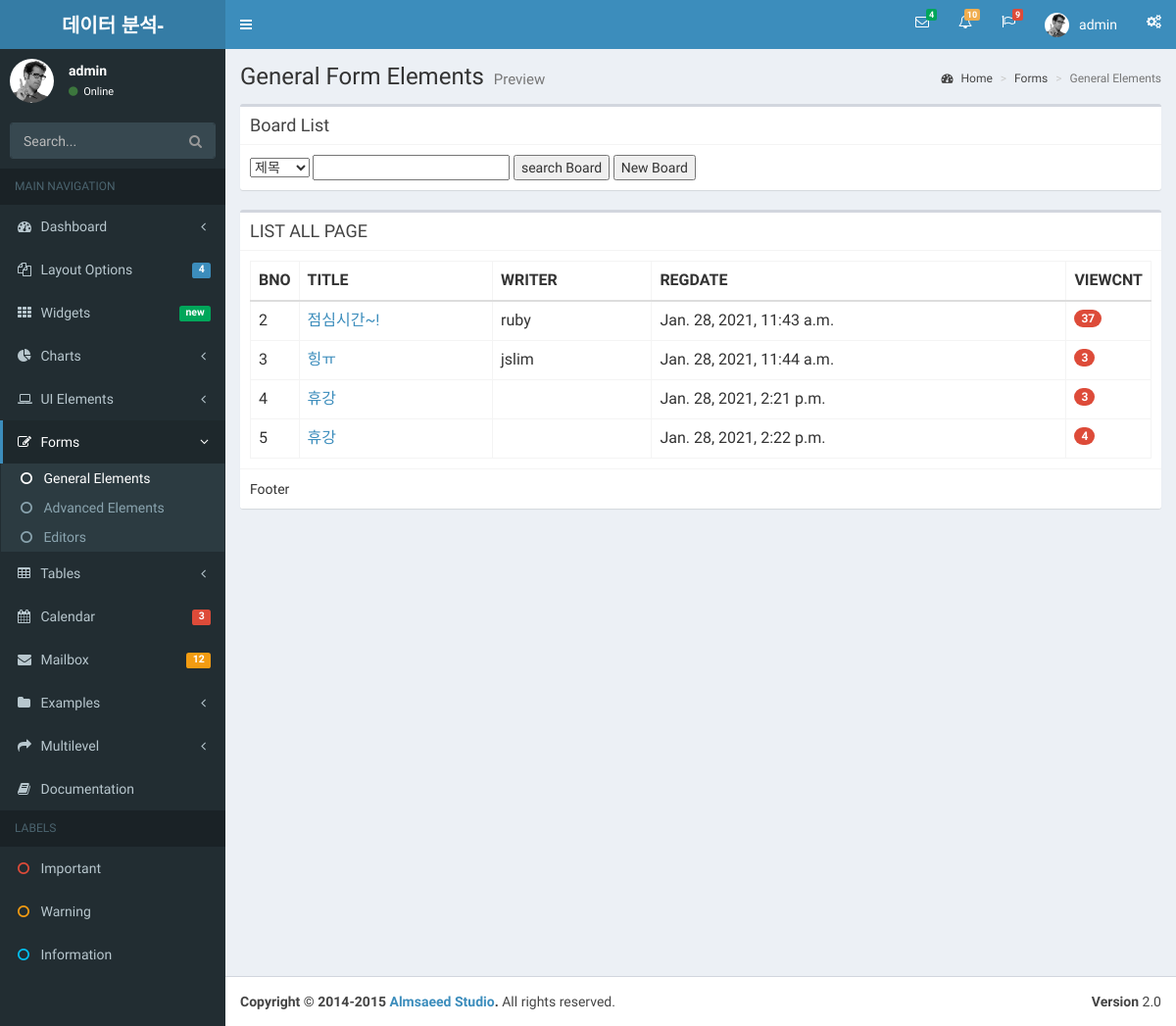
/bbs/bbs_list/ (signed in), run on an earlier commit of the app's database.
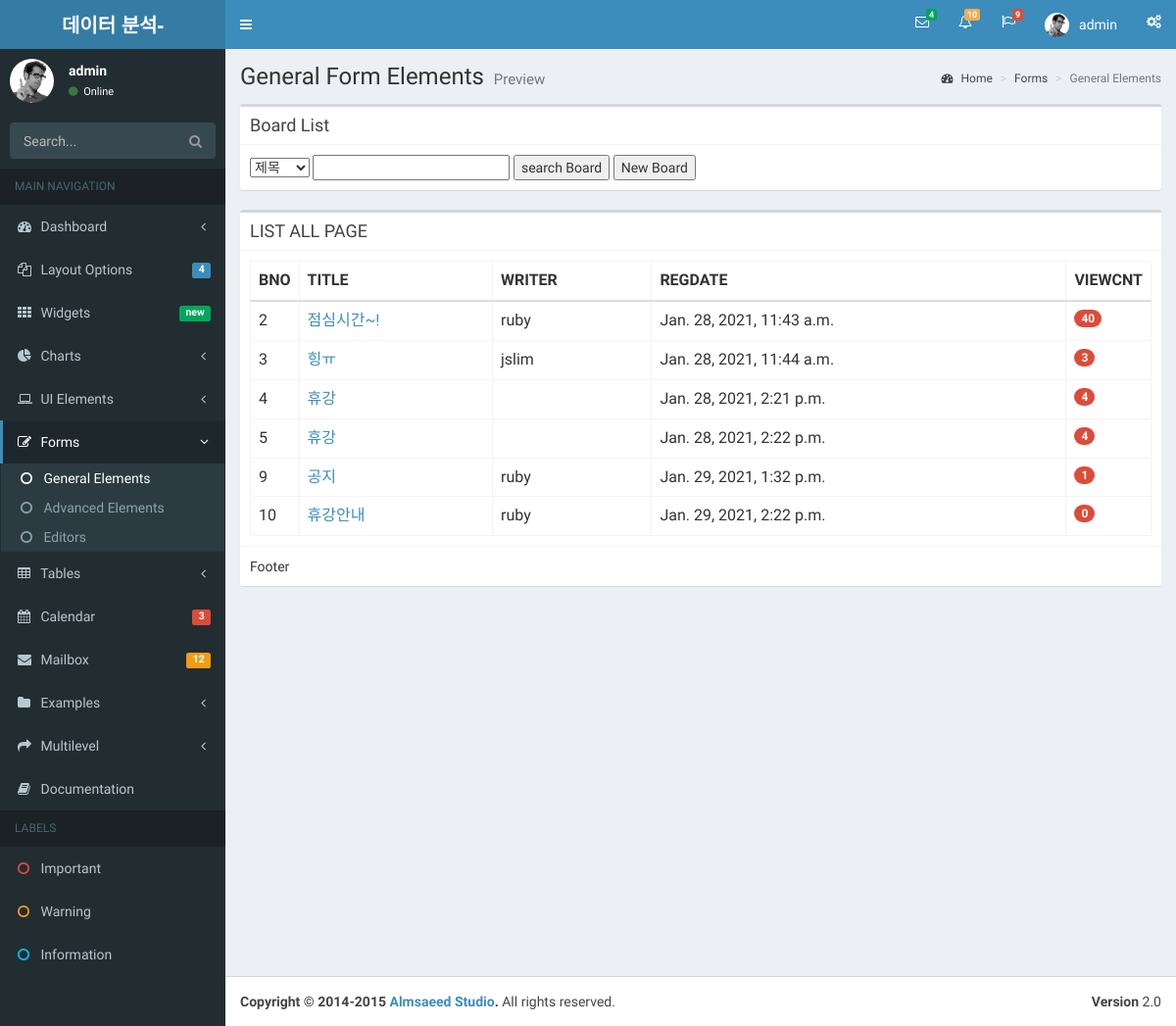
And on a later commit of the database.
### bbsApp/models.py (models this page shows)
class Bbs(models.Model) :
    title   = models.CharField(max_length=100)
    writer  = models.CharField(max_length=100)
    content = models.TextField()
    regdate = models.DateTimeField(default=timezone.now)
    viewcnt = models.IntegerField(default=0)
    def __str__(self):
        return self.title+" , "+self.writer

### bbsApp/views.py (the view)
# urls.py: path('bbs_list/',           views.bbs_list,         name='bbs_list'),
def bbs_list(request) :
    boards = Bbs.objects.all()
    print('bbs_list request - ', type(boards), boards)
    context = {'boards' : boards,
               'name'   : request.session['user_name'],
               'id'     : request.session['user_id']}
    return render(request, 'list.html', context)

### bbsApp/templates/list.html (shortened to what this page needs)
{% include 'header.html' %}
{% block content %}
<section class="content">
	<div class="row">
		<div class="col-md-12">
			<div class='box'>
				<div class="box-header with-border">
					<h3 class="box-title">Board List</h3>
				</div>
				<div class='box-body'>
					<select id="searchType">
						<option value="title">제목</option>
					</select>
					<input type="text" id="searchKeyword">
					<button id="searchBtn">search Board</button>
					<button id='newBtn'>New Board</button>
				</div>
			</div>
          <div class="box">
				<div class="box-header with-border">
					<h3 class="box-title">LIST ALL PAGE</h3>
				</div>
				<div class="box-body">
{% if boards %}
<table class="table table-bordered">
	<tr>
		<th style="width: 10px">BNO</th>
		<th>TITLE</th>
		<th>WRITER</th>
		<th>REGDATE</th>
		<th style="width: 40px">VIEWCNT</th>
	</tr>
	<tbody id="tbody">
	{% for board in boards %}
	<tr>
		<td>{{board.id}}</td>
		<td><a href="{% url 'bbs_read' id=board.id %}">{{board.title}}</a></td>
		<td>{{board.writer}}</td>
		<td>{{board.regdate}}</td>
		<td><span class="badge bg-red">{{board.viewcnt}}</span></td>
	</tr>
    {% endfor %}
	</tbody>
</table>
{% else %}
					<p>데이터가 존재하지 않습니다.</p>
{% endif %}
				</div>
				<div class="box-footer">Footer</div>
			</div>
		</div>
	</div>
</section>
</div>
{% endblock %}
{% include 'footer.html' %}

### web/templates/header.html (shortened to what this page needs)
{% load static %}
<html>
  <head>
    <link href="{% static '/resources/bootstrap/css/bootstrap.min.css' %}" rel="stylesheet" type="text/css" />
    <link href="https://maxcdn.bootstrapcdn.com/font-awesome/4.3.0/css/font-awesome.min.css" rel="stylesheet" type="text/css" />
    <link href="https://code.ionicframework.com/ionicons/2.0.1/css/ionicons.min.css" rel="stylesheet" type="text/css" />
    <link href="{% static '/resources/dist/css/AdminLTE.min.css' %}" rel="stylesheet" type="text/css" />
    <link href="{% static '/resources/dist/css/skins/_all-skins.min.css' %}" rel="stylesheet" type="text/css" />
  </head>
  <body class="skin-blue sidebar-mini">
    <div class="wrapper">
      <header class="main-header">
        <a href="../index/" class="logo">
          <span class="logo-lg"><b>데이터 분석-</b> PROJECT</span>
        </a>
        <nav class="navbar navbar-static-top" role="navigation">
          <a href="#" class="sidebar-toggle" data-toggle="offcanvas" role="button">
          </a>
          <div class="navbar-custom-menu">
            <ul class="nav navbar-nav">
              <li class="dropdown messages-menu">
                <a href="#" class="dropdown-toggle" data-toggle="dropdown">
                  <i class="fa fa-envelope-o"></i>
                  <span class="label label-success">4</span>
                </a>
              </li>
              <li class="dropdown notifications-menu">
                <a href="#" class="dropdown-toggle" data-toggle="dropdown">
                  <i class="fa fa-bell-o"></i>
                  <span class="label label-warning">10</span>
                </a>
              </li>
              <li class="dropdown tasks-menu">
                <a href="#" class="dropdown-toggle" data-toggle="dropdown">
                  <i class="fa fa-flag-o"></i>
                  <span class="label label-danger">9</span>
                </a>
              </li>
              <li class="dropdown user user-menu">
                <a href="#" class="dropdown-toggle" data-toggle="dropdown">
                  <img src="{% static '/resources/dist/img/user2-160x160.jpg' %}" class="user-image" alt="User Image"/>
                  <span class="hidden-xs">{{name}}</span>
                </a>
              </li>
              <li>
                <a href="#" data-toggle="control-sidebar"><i class="fa fa-gears"></i></a>
              </li>
            </ul>
          </div>
        </nav>
      </header>
      <aside class="main-sidebar">
        <section class="sidebar">
          <div class="user-panel">
            <div class="pull-left image">
              <img src="{% static '/resources/dist/img/user2-160x160.jpg' %}" class="img-circle" alt="User Image" />
            </div>
            <div class="pull-left info">
              <p>{{name}}</p>
              <a href="#"><i class="fa fa-circle text-success"></i> Online</a>
            </div>
          </div>
          <form action="#" method="get" class="sidebar-form">
            <div class="input-group">
              <input type="text" name="q" class="form-control" placeholder="Search..."/>
              <span class="input-group-btn">
                <button type='submit' name='search' id='search-btn' class="btn btn-flat"><i class="fa fa-search"></i></button>
              </span>
            </div>
          </form>
          <ul class="sidebar-menu">
            <li class="header">MAIN NAVIGATION</li>
            <li class="treeview">
              <a href="#">
                <i class="fa fa-dashboard"></i> <span>Dashboard</span> <i class="fa fa-angle-left pull-right"></i>
              </a>
            </li>
            <li class="treeview">
              <a href="#">
                <i class="fa fa-files-o"></i>
                <span>Layout Options</span>
                <span class="label label-primary pull-right">4</span>
              </a>
            </li>
            <li>
              <a href="../widgets.html">
                <i class="fa fa-th"></i> <span>Widgets</span> <small class="label pull-right bg-green">new</small>
              </a>
            </li>
            <li class="treeview">
              <a href="#">
                <i class="fa fa-pie-chart"></i>
                <span>Charts</span>
                <i class="fa fa-angle-left pull-right"></i>
              </a>
            </li>
            <li class="treeview">
              <a href="#">
                <i class="fa fa-laptop"></i>
                <span>UI Elements</span>
                <i class="fa fa-angle-left pull-right"></i>
              </a>
            </li>
            <li class="treeview active">
              <a href="#">
                <i class="fa fa-edit"></i> <span>Forms</span>
                <i class="fa fa-angle-left pull-right"></i>
              </a>
              <ul class="treeview-menu">
                <li class="active"><a href="general.html"><i class="fa fa-circle-o"></i> General Elements</a></li>
                <li><a href="advanced.html"><i class="fa fa-circle-o"></i> Advanced Elements</a></li>
                <li><a href="editors.html"><i class="fa fa-circle-o"></i> Editors</a></li>
              </ul>
            </li>
            <li class="treeview">
              <a href="#">
                <i class="fa fa-table"></i> <span>Tables</span>
                <i class="fa fa-angle-left pull-right"></i>
              </a>
            </li>
            <li>
              <a href="../calendar.html">
                <i class="fa fa-calendar"></i> <span>Calendar</span>
                <small class="label pull-right bg-red">3</small>
              </a>
            </li>
            <li>
              <a href="../mailbox/mailbox.html">
                <i class="fa fa-envelope"></i> <span>Mailbox</span>
                <small class="label pull-right bg-yellow">12</small>
              </a>
            </li>
            <li class="treeview">
              <a href="#">
                <i class="fa fa-folder"></i> <span>Examples</span>
                <i class="fa fa-angle-left pull-right"></i>
              </a>
            </li>
            <li class="treeview">
              <a href="#">
                <i class="fa fa-share"></i> <span>Multilevel</span>
                <i class="fa fa-angle-left pull-right"></i>
              </a>
            </li>
            <li><a href="/resources/documentation/index.html"><i class="fa fa-book"></i> <span>Documentation</span></a></li>
            <li class="header">LABELS</li>
            <li><a href="#"><i class="fa fa-circle-o text-red"></i> <span>Important</span></a></li>
            <li><a href="#"><i class="fa fa-circle-o text-yellow"></i> <span>Warning</span></a></li>
            <li><a href="#"><i class="fa fa-circle-o text-aqua"></i> <span>Information</span></a></li>
          </ul>
        </section>
      </aside>
      <div class="content-wrapper">
        <section class="content-header">
          <h1>
            General Form Elements
            <small>Preview</small>
          </h1>
          <ol class="breadcrumb">
            <li><a href="#"><i class="fa fa-dashboard"></i> Home</a></li>
            <li><a href="#">Forms</a></li>
            <li class="active">General Elements</li>
          </ol>
        </section>

### web/templates/footer.html (shortened to what this page needs)
{% load static %}
<footer class="main-footer">
        <div class="pull-right hidden-xs">
          <b>Version</b> 2.0
        </div>
        <strong>Copyright &copy; 2014-2015 <a href="http://almsaeedstudio.com">Almsaeed Studio</a>.</strong> All rights reserved.
      </footer>
    </div>
  </body>
</html>

What changed in the data, as far as the page shows it:
changed Bbs "점심시간~!": viewcnt "37" → "40"
changed Bbs "Jan. 28, 2021, 2:21 p.m.": viewcnt "3" → "4"
added Bbs: id "9", title "공지", writer "ruby", regdate "Jan. 29, 2021, 1:32 p.m.", viewcnt "1"
added Bbs: id "10", title "휴강안내", writer "ruby", regdate "Jan. 29, 2021, 2:22 p.m.", viewcnt "0"
